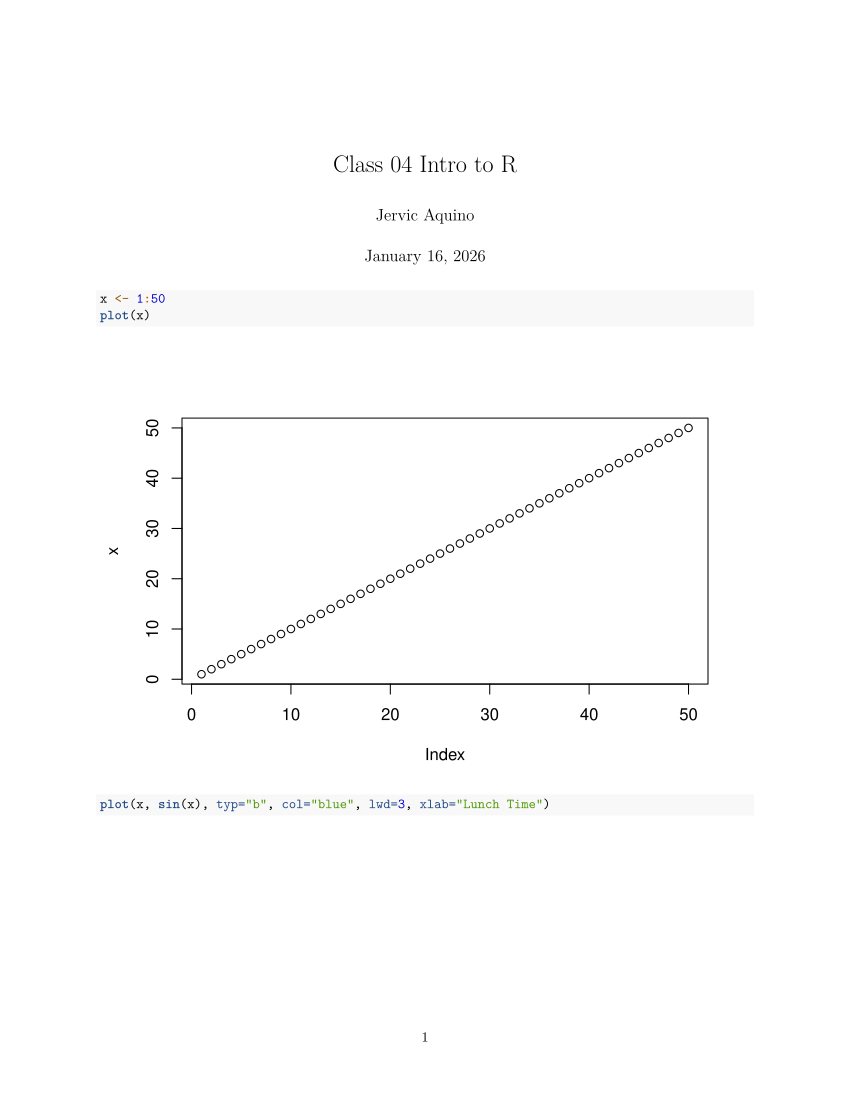

Recreate this plot in R.
#' ---
#' title: "Class 04 Intro to R"
#' author: "Jervic Aquino"
#' date: "January 16, 2026"
#' ---

x <- 1:50
plot(x)
plot(x, sin(x), typ="b", col="blue", lwd=3, xlab="Lunch Time")
